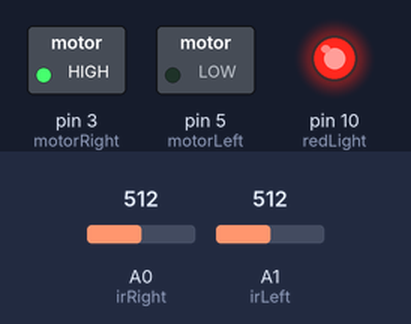
Bench run of a sketch on a simulated Arduino Uno, built with avr-gcc and run on an emulated ATmega328P. On the bench: switched loads named in the sketch (green lamp = pin HIGH), output pins drawn as LEDs (lit = HIGH). The test bench sets the inputs (shaded band); at power-on: A1 (irLeft) = 512, A0 (irRight) = 512.

Above: at 0.8 s.
0.9 s: A1 (irLeft) set to 43
2.4 s: A1 (irLeft) set to 35
At 3.3 s:
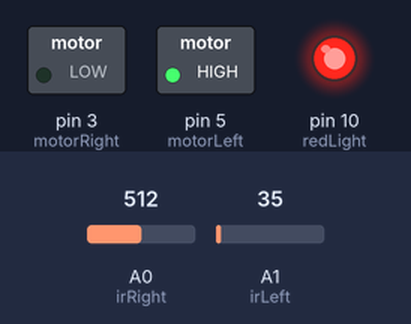
3.9 s: A0 (irRight) set to 42
5.4 s: A0 (irRight) set to 37
At 6.6 s:
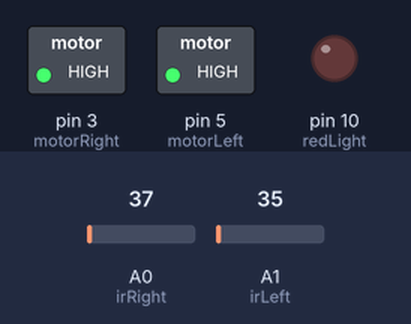
6.9 s: A0 (irRight) set to 122
At 7.9 s:
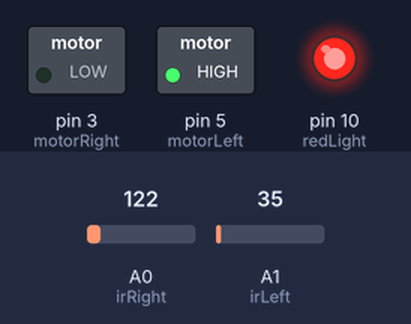
8.4 s: A0 (irRight) set to 30
At 9.1 s:
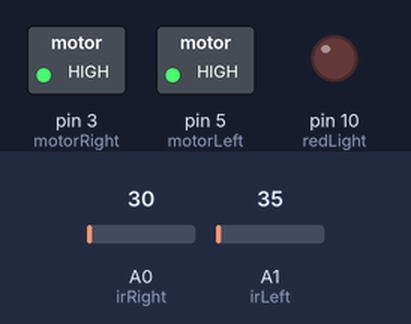
Timing chart, 0 to 10.9 s (numbered marks = the images above; inputs shaded):
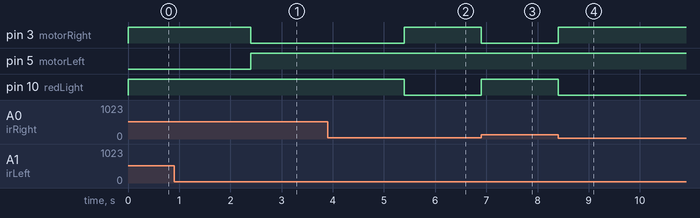

Measured:
- the behaviour switches between 40 and 39 on A1 (irLeft) (found by bisection; images 0 and 1)
- the behaviour switches between 40 and 39 on A0 (irRight) (found by bisection; images 1 and 2)
- after the input at 0.9 s, every drawn part: stays the same
- after the input at 2.4 s, pin 3 (motorRight): HIGH → LOW at once; pin 5 (motorLeft): LOW → HIGH at once
- after the input at 3.9 s, every drawn part: stays the same
- after the input at 5.4 s, pin 3 (motorRight): LOW → HIGH at once; pin 10 (redLight): HIGH → LOW at once
- after the input at 6.9 s, pin 3 (motorRight): HIGH → LOW at once; pin 10 (redLight): LOW → HIGH at once
- after the input at 8.4 s, pin 3 (motorRight): LOW → HIGH at once; pin 10 (redLight): HIGH → LOW at once

The sketch:

E.U.R.O.ino
```cpp
#include <Arduino.h>
#include <TM1637Display.h>
#include<Arduino_FreeRTOS.h>
//#include<SD.h>
//#include <TMRpcm.h>
void LKA(void *pvParameters);
void displayGear (void *pvParameters);
void intensity(void *pvParameters);
bool play=false;
bool start=true;
bool next=false;
int irPlay = A5;
int irNext= A2;
char *wavs[] = {"1.wav", "2.wav", "3.wav","4.wav"};
int counter=0;
// void playMusic()
// {
//     #define sdChipSelect 4
//     TMRpcm tmrpcm;
//     if(start){
//       tmrpcm.speakerPin = 9;
//       if (!SD.begin(sdChipSelect))
//       {
//         Serial.println("SD fail"); return;
//       }
//       Serial.println("SD cool starting to play");
//       tmrpcm.setVolume(6);
//       tmrpcm.play(wavs[counter]);
//       Serial.print("song number :");
//       Serial.println(counter+1); // REQUIRED: DO NOT REMOVE
//       start=!start;
//     }
//     else{
//       Serial.println("already started playing");
//       if(!play)
//       {
//         Serial.println("change from play to pause or vice versa");
//         tmrpcm.pause();
//       }
//     }
// }
void setup() {
  Serial.begin(9600);
  pinMode(irPlay,INPUT);
  pinMode(irNext,INPUT);
  xTaskCreate(LKA,"LKA",200,NULL,3,NULL);
  //xTaskCreate(displayGear,"displayGear",100,NULL,2,NULL);
  //xTaskCreate(intensity,"intensity",100,NULL,2,NULL);
  //xTaskCreate(playMusic,"playMusic",100,NULL,1,NULL);
  vTaskStartScheduler();
  }
void loop() {

    // if(analogRead(irPlay)<100){
    //   Serial.println("play button detected");
    //   playMusic();
    //   play=true;
    // }
    // else{
    //   play=false;
    // }
    // if(analogRead(irNext)<100&&!next){
    //   Serial.println("next button detected");
    //   if(counter<3){
    //     counter++;
    //   }
    //   else{
    //     counter=0;
    //   }
    //   next=true;
    //   start = true;
    //   playMusic();
    // }
    // else if(analogRead(irNext)>100){
    //   next=false;
    // }
}
void LKA(void *pvParameters)
{
  //LKA task
  #define irRight  A0
  #define irLeft  A1
  #define motorRight  3
  #define motorLeft  5
  #define redLight 10
  pinMode(motorRight,OUTPUT);
  pinMode(motorLeft,OUTPUT);
  pinMode(redLight,OUTPUT);
  pinMode(irRight,INPUT);
  pinMode(irLeft,INPUT);
  while(1)
  {
    // Serial.print("Right Lane : ");
    // Serial.println(analogRead(irRight));
    // Serial.print("Left Lane : ");
    // Serial.println(analogRead(irLeft));
    if(analogRead(irRight)<40&&analogRead(irLeft)<40)
    {
      analogWrite(motorRight,255);
      analogWrite(motorLeft,255);
      digitalWrite(redLight,LOW);
    }
    else
    {
      while(analogRead(irRight)>=40&&analogRead(irLeft)>=40){
        // Serial.println("what the fuck are you doing");
        analogWrite(motorRight,255);
        analogWrite(motorLeft,0);
        digitalWrite(redLight,HIGH);

      }
      while(analogRead(irRight)>=40){
        // Serial.println("right IR detecting lane");
        analogWrite(motorRight,0);
        analogWrite(motorLeft,255);
        digitalWrite(redLight,HIGH);

      }
      while(analogRead(irLeft)>=40){
        // Serial.println("Left IR detecting lane");
        analogWrite(motorRight,255);
        analogWrite(motorLeft,0);
        digitalWrite(redLight,HIGH);
      }
    }
    vTaskDelay(pdMS_TO_TICKS(10));
  }
}
void intensity(void *pvParameters)
{
    TickType_t lastwaketime = xTaskGetTickCount();
    #define lightIntensitySensor 8
    #define blueHeadLight 7
    while(1)
    {
      // Serial.print("Intensity");
      // Serial.print(digitalRead(lightIntensitySensor));
      if(digitalRead(lightIntensitySensor)==1)
      {
        digitalWrite(blueHeadLight,HIGH);
      }
      else
      {
        digitalWrite(blueHeadLight,LOW);
      }
      vTaskDelayUntil(&lastwaketime, pdMS_TO_TICKS(1));
    }
}
void displayGear (void *pvParameters)
{
  const uint8_t SEG_EURO[] =
  {
    SEG_A | SEG_D | SEG_E | SEG_F | SEG_G,            //E
    SEG_C | SEG_D | SEG_E,                            //u
    SEG_E | SEG_G,                                    //r
    SEG_C | SEG_D | SEG_E | SEG_G,                    //o
  };
  TickType_t lastwaketime = xTaskGetTickCount();
  #define joyX A3
  #define joyY A4
  #define DIO 2   // 7segment
  #define CLK 6  // 7segment
  TM1637Display display(CLK, DIO);
  char direction ="";
  while(1)
  {
    int xValue = analogRead(joyX);
    int yValue = analogRead(joyY);
    if(xValue > 1000)
    {
      direction='d'; //d
    }
    else if(xValue < 20)
    {
      direction='r'; //r
    }
    else if(yValue > 1000)
    {
      direction='n'; //n
    }
    else if(yValue < 20)
    {
      direction='p'; //p
    }
    display.setBrightness(0x0f);
    uint8_t data[] = { 0xff, 0xff, 0xff, 0xff };
    const uint8_t blank[] = { 0x00, 0x00, 0x00, 0x00 };
    if(direction=='p')
    {
      const uint8_t SEGP[] =
      {
      SEG_A | SEG_B | SEG_E | SEG_F | SEG_G,//P
      SEG_A | SEG_B | SEG_C|SEG_D | SEG_E | SEG_F| SEG_G,
      SEG_A | SEG_B | SEG_C|SEG_D | SEG_E | SEG_F| SEG_G,
      SEG_A | SEG_B | SEG_C|SEG_D | SEG_E | SEG_F| SEG_G,
      };
      // Serial.print(direction);
      display.setSegments(SEGP);
    }
    else if(direction=='r')
    {
        const uint8_t SEGR[] =
        {
          SEG_E | SEG_G,//r
          SEG_A | SEG_B | SEG_C|SEG_D | SEG_E | SEG_F| SEG_G,
          SEG_A | SEG_B | SEG_C|SEG_D | SEG_E | SEG_F| SEG_G,
          SEG_A | SEG_B | SEG_C|SEG_D | SEG_E | SEG_F| SEG_G,
        };
        // Serial.print(direction);
        display.setSegments(SEGR);
    }
    else if(direction=='n')
    {
      const uint8_t SEGN[] =
      {
        SEG_C | SEG_E | SEG_G,//n
        SEG_A | SEG_B | SEG_C|SEG_D | SEG_E | SEG_F| SEG_G,
        SEG_A | SEG_B | SEG_C|SEG_D | SEG_E | SEG_F| SEG_G,
        SEG_A | SEG_B | SEG_C|SEG_D | SEG_E | SEG_F| SEG_G,
      };
      display.setSegments(SEGN);
    }
    else if(direction=='d')
    {
      const uint8_t SEGD[] =
      {
        SEG_B | SEG_C | SEG_D | SEG_E | SEG_G,//d
        SEG_A | SEG_B | SEG_C|SEG_D | SEG_E | SEG_F| SEG_G,
        SEG_A | SEG_B | SEG_C|SEG_D | SEG_E | SEG_F| SEG_G,
        SEG_A | SEG_B | SEG_C|SEG_D | SEG_E | SEG_F| SEG_G,
      };
      display.setSegments(SEGD);
    }
    else
    {
      display.setSegments(SEG_EURO);
    }
    vTaskDelayUntil(&lastwaketime, pdMS_TO_TICKS(1));
  }
}
```
